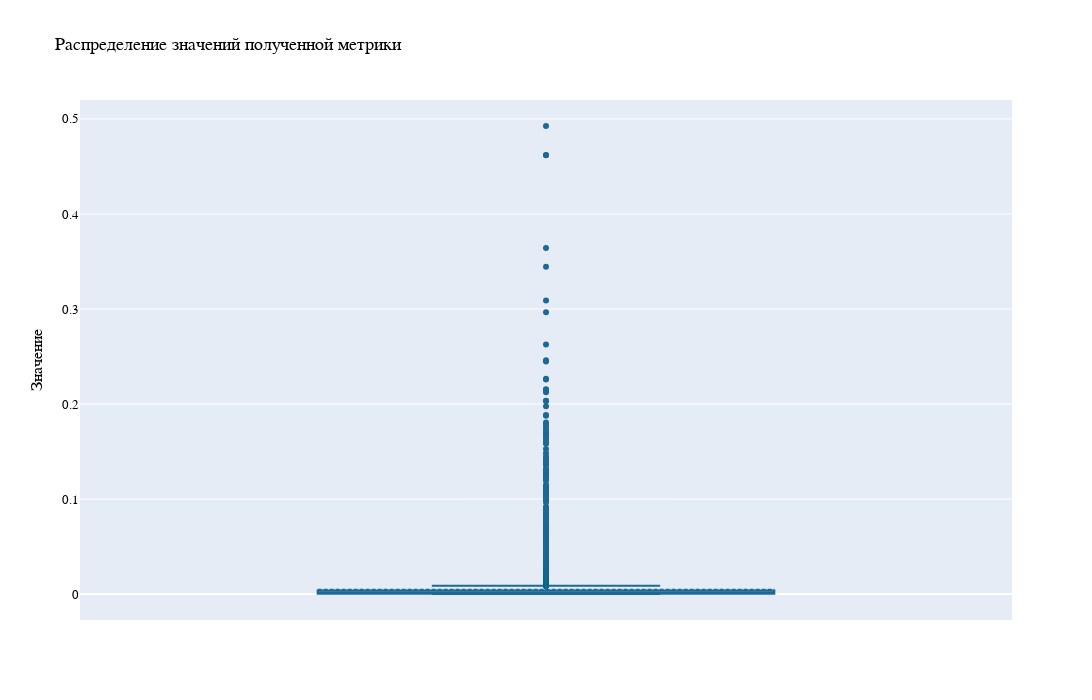

This figure's notebook cell:
### Code cell
fig = go.Figure()

fig.add_trace(go.Box(y = abc_grouped["metric"], boxpoints='outliers', marker_color = colors_list[1], boxmean = True, name = ""))

fig.update_layout(showlegend = False)
fig.update_layout(height = 700, width = 1200)
fig.update_layout(title = "Распределение значений полученной метрики")
fig.update_layout(font_family = "Arial", font_size = 13, title_font_family = "Arial", font_color = "black")
fig.update_yaxes(title_text = "Значение")

fig.show()

### Figure 1 — Plotly figure (JSON) as saved in the notebook; plotly's stock layout.template omitted (floating-point values rounded to 4 significant figures; data arrays with more than 128 entries replaced by an {"elided": "..."} marker saying what was removed)
{"data": [{"boxmean": true, "boxpoints": "outliers", "marker": {"color": "rgb(29, 105, 150)"}, "name": "", "type": "box", "y": {"elided": "21870 float values"}}], "layout": {"font": {"color": "black", "family": "Arial", "size": 13}, "height": 700, "showlegend": false, "title": {"font": {"family": "Arial"}, "text": "Распределение значений полученной метрики"}, "width": 1200, "yaxis": {"title": {"text": "Значение"}}}}
